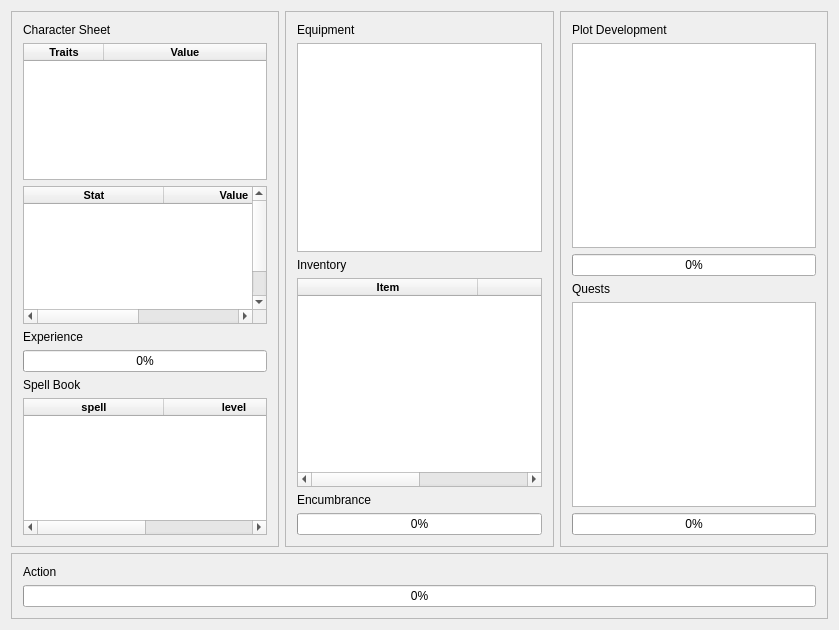
<?xml version="1.0" encoding="UTF-8"?>
<ui version="4.0">
 <class>MainWindow</class>
 <widget class="QMainWindow" name="MainWindow">
  <property name="geometry">
   <rect>
    <x>0</x>
    <y>0</y>
    <width>839</width>
    <height>630</height>
   </rect>
  </property>
  <property name="windowTitle">
   <string>Progress Quest 7</string>
  </property>
  <property name="windowIcon">
   <iconset>
    <normaloff>crossed_swords_sm.gif</normaloff>crossed_swords_sm.gif</iconset>
  </property>
  <widget class="QWidget" name="centralWidget">
   <layout class="QGridLayout" name="gridLayout_2">
    <item row="0" column="3">
     <widget class="QFrame" name="frm_story">
      <property name="focusPolicy">
       <enum>Qt::NoFocus</enum>
      </property>
      <property name="frameShape">
       <enum>QFrame::StyledPanel</enum>
      </property>
      <property name="frameShadow">
       <enum>QFrame::Raised</enum>
      </property>
      <layout class="QVBoxLayout" name="verticalLayout_4">
       <item>
        <widget class="QLabel" name="lbl_plot">
         <property name="focusPolicy">
          <enum>Qt::NoFocus</enum>
         </property>
         <property name="text">
          <string>Plot Development</string>
         </property>
        </widget>
       </item>
       <item>
        <widget class="QListWidget" name="lst_plot">
         <property name="focusPolicy">
          <enum>Qt::NoFocus</enum>
         </property>
         <property name="selectionBehavior">
          <enum>QAbstractItemView::SelectItems</enum>
         </property>
         <property name="viewMode">
          <enum>QListView::ListMode</enum>
         </property>
        </widget>
       </item>
       <item>
        <widget class="QProgressBar" name="pb_plot">
         <property name="focusPolicy">
          <enum>Qt::NoFocus</enum>
         </property>
         <property name="value">
          <number>0</number>
         </property>
        </widget>
       </item>
       <item>
        <widget class="QLabel" name="lbl_quests">
         <property name="focusPolicy">
          <enum>Qt::NoFocus</enum>
         </property>
         <property name="text">
          <string>Quests</string>
         </property>
        </widget>
       </item>
       <item>
        <widget class="QListWidget" name="lst_quests">
         <property name="focusPolicy">
          <enum>Qt::NoFocus</enum>
         </property>
        </widget>
       </item>
       <item>
        <widget class="QProgressBar" name="pb_quest">
         <property name="focusPolicy">
          <enum>Qt::NoFocus</enum>
         </property>
         <property name="value">
          <number>0</number>
         </property>
        </widget>
       </item>
      </layout>
     </widget>
    </item>
    <item row="0" column="2">
     <widget class="QFrame" name="frm_inventory">
      <property name="focusPolicy">
       <enum>Qt::NoFocus</enum>
      </property>
      <property name="frameShape">
       <enum>QFrame::StyledPanel</enum>
      </property>
      <property name="frameShadow">
       <enum>QFrame::Raised</enum>
      </property>
      <layout class="QVBoxLayout" name="verticalLayout_3">
       <item>
        <widget class="QLabel" name="lbl_equipment">
         <property name="focusPolicy">
          <enum>Qt::NoFocus</enum>
         </property>
         <property name="text">
          <string>Equipment</string>
         </property>
        </widget>
       </item>
       <item>
        <widget class="QTableWidget" name="tbl_equipment">
         <property name="font">
          <font>
           <family>Arial</family>
           <pointsize>8</pointsize>
           <weight>50</weight>
           <bold>false</bold>
          </font>
         </property>
         <property name="focusPolicy">
          <enum>Qt::NoFocus</enum>
         </property>
         <property name="tabKeyNavigation">
          <bool>false</bool>
         </property>
         <property name="showDropIndicator" stdset="0">
          <bool>false</bool>
         </property>
         <property name="selectionMode">
          <enum>QAbstractItemView::NoSelection</enum>
         </property>
         <property name="showGrid">
          <bool>false</bool>
         </property>
         <property name="gridStyle">
          <enum>Qt::NoPen</enum>
         </property>
         <property name="wordWrap">
          <bool>false</bool>
         </property>
         <property name="cornerButtonEnabled">
          <bool>false</bool>
         </property>
         <attribute name="horizontalHeaderVisible">
          <bool>false</bool>
         </attribute>
         <attribute name="horizontalHeaderCascadingSectionResizes">
          <bool>true</bool>
         </attribute>
         <attribute name="horizontalHeaderDefaultSectionSize">
          <number>80</number>
         </attribute>
         <attribute name="horizontalHeaderHighlightSections">
          <bool>false</bool>
         </attribute>
         <attribute name="horizontalHeaderStretchLastSection">
          <bool>true</bool>
         </attribute>
         <attribute name="verticalHeaderVisible">
          <bool>false</bool>
         </attribute>
         <attribute name="verticalHeaderCascadingSectionResizes">
          <bool>true</bool>
         </attribute>
         <attribute name="verticalHeaderDefaultSectionSize">
          <number>12</number>
         </attribute>
         <attribute name="verticalHeaderHighlightSections">
          <bool>false</bool>
         </attribute>
         <attribute name="verticalHeaderMinimumSectionSize">
          <number>6</number>
         </attribute>
         <attribute name="verticalHeaderStretchLastSection">
          <bool>false</bool>
         </attribute>
         <column>
          <property name="text">
           <string>Peice</string>
          </property>
          <property name="font">
           <font>
            <family>Arial</family>
            <pointsize>8</pointsize>
            <weight>75</weight>
            <bold>true</bold>
           </font>
          </property>
         </column>
         <column>
          <property name="text">
           <string>Equiped</string>
          </property>
          <property name="font">
           <font>
            <family>Arial</family>
            <pointsize>8</pointsize>
            <weight>75</weight>
            <bold>true</bold>
           </font>
          </property>
         </column>
        </widget>
       </item>
       <item>
        <widget class="QLabel" name="lbl_inventory">
         <property name="focusPolicy">
          <enum>Qt::NoFocus</enum>
         </property>
         <property name="text">
          <string>Inventory</string>
         </property>
        </widget>
       </item>
       <item>
        <widget class="QTableWidget" name="tbl_inventory">
         <property name="font">
          <font>
           <family>Arial</family>
           <pointsize>8</pointsize>
           <weight>50</weight>
           <bold>false</bold>
          </font>
         </property>
         <property name="focusPolicy">
          <enum>Qt::NoFocus</enum>
         </property>
         <property name="tabKeyNavigation">
          <bool>false</bool>
         </property>
         <property name="showDropIndicator" stdset="0">
          <bool>false</bool>
         </property>
         <property name="selectionMode">
          <enum>QAbstractItemView::NoSelection</enum>
         </property>
         <property name="showGrid">
          <bool>false</bool>
         </property>
         <property name="gridStyle">
          <enum>Qt::NoPen</enum>
         </property>
         <property name="wordWrap">
          <bool>false</bool>
         </property>
         <property name="cornerButtonEnabled">
          <bool>false</bool>
         </property>
         <attribute name="horizontalHeaderCascadingSectionResizes">
          <bool>true</bool>
         </attribute>
         <attribute name="horizontalHeaderDefaultSectionSize">
          <number>180</number>
         </attribute>
         <attribute name="horizontalHeaderHighlightSections">
          <bool>false</bool>
         </attribute>
         <attribute name="horizontalHeaderStretchLastSection">
          <bool>true</bool>
         </attribute>
         <attribute name="verticalHeaderVisible">
          <bool>false</bool>
         </attribute>
         <attribute name="verticalHeaderCascadingSectionResizes">
          <bool>true</bool>
         </attribute>
         <attribute name="verticalHeaderDefaultSectionSize">
          <number>12</number>
         </attribute>
         <attribute name="verticalHeaderHighlightSections">
          <bool>false</bool>
         </attribute>
         <attribute name="verticalHeaderMinimumSectionSize">
          <number>6</number>
         </attribute>
         <attribute name="verticalHeaderStretchLastSection">
          <bool>false</bool>
         </attribute>
         <column>
          <property name="text">
           <string>Item</string>
          </property>
          <property name="font">
           <font>
            <family>Arial</family>
            <pointsize>8</pointsize>
            <weight>75</weight>
            <bold>true</bold>
           </font>
          </property>
         </column>
         <column>
          <property name="text">
           <string>Quantity</string>
          </property>
          <property name="font">
           <font>
            <family>Arial</family>
            <pointsize>8</pointsize>
            <weight>75</weight>
            <bold>true</bold>
           </font>
          </property>
         </column>
        </widget>
       </item>
       <item>
        <widget class="QLabel" name="lbl_encumbrance">
         <property name="focusPolicy">
          <enum>Qt::NoFocus</enum>
         </property>
         <property name="text">
          <string>Encumbrance</string>
         </property>
        </widget>
       </item>
       <item>
        <widget class="QProgressBar" name="pb_encumbrance">
         <property name="focusPolicy">
          <enum>Qt::NoFocus</enum>
         </property>
         <property name="value">
          <number>0</number>
         </property>
        </widget>
       </item>
      </layout>
     </widget>
    </item>
    <item row="1" column="1" colspan="3">
     <widget class="QFrame" name="frm_action">
      <property name="focusPolicy">
       <enum>Qt::NoFocus</enum>
      </property>
      <property name="frameShape">
       <enum>QFrame::StyledPanel</enum>
      </property>
      <property name="frameShadow">
       <enum>QFrame::Raised</enum>
      </property>
      <layout class="QVBoxLayout" name="verticalLayout_2">
       <item>
        <widget class="QLabel" name="lbl_action">
         <property name="focusPolicy">
          <enum>Qt::NoFocus</enum>
         </property>
         <property name="text">
          <string>Action</string>
         </property>
        </widget>
       </item>
       <item>
        <widget class="QProgressBar" name="pb_action">
         <property name="focusPolicy">
          <enum>Qt::NoFocus</enum>
         </property>
         <property name="value">
          <number>0</number>
         </property>
        </widget>
       </item>
      </layout>
     </widget>
    </item>
    <item row="0" column="1">
     <widget class="QFrame" name="frm_char">
      <property name="focusPolicy">
       <enum>Qt::NoFocus</enum>
      </property>
      <property name="frameShape">
       <enum>QFrame::StyledPanel</enum>
      </property>
      <property name="frameShadow">
       <enum>QFrame::Raised</enum>
      </property>
      <layout class="QVBoxLayout" name="verticalLayout">
       <item>
        <widget class="QLabel" name="lbl_char">
         <property name="focusPolicy">
          <enum>Qt::NoFocus</enum>
         </property>
         <property name="text">
          <string>Character Sheet</string>
         </property>
        </widget>
       </item>
       <item>
        <widget class="QTableWidget" name="tbl_traits">
         <property name="maximumSize">
          <size>
           <width>16777215</width>
           <height>200</height>
          </size>
         </property>
         <property name="font">
          <font>
           <family>Arial</family>
           <pointsize>8</pointsize>
           <weight>50</weight>
           <bold>false</bold>
          </font>
         </property>
         <property name="focusPolicy">
          <enum>Qt::NoFocus</enum>
         </property>
         <property name="tabKeyNavigation">
          <bool>false</bool>
         </property>
         <property name="showDropIndicator" stdset="0">
          <bool>false</bool>
         </property>
         <property name="selectionMode">
          <enum>QAbstractItemView::NoSelection</enum>
         </property>
         <property name="showGrid">
          <bool>false</bool>
         </property>
         <property name="gridStyle">
          <enum>Qt::NoPen</enum>
         </property>
         <property name="wordWrap">
          <bool>false</bool>
         </property>
         <property name="cornerButtonEnabled">
          <bool>false</bool>
         </property>
         <attribute name="horizontalHeaderCascadingSectionResizes">
          <bool>true</bool>
         </attribute>
         <attribute name="horizontalHeaderDefaultSectionSize">
          <number>80</number>
         </attribute>
         <attribute name="horizontalHeaderHighlightSections">
          <bool>false</bool>
         </attribute>
         <attribute name="horizontalHeaderStretchLastSection">
          <bool>true</bool>
         </attribute>
         <attribute name="verticalHeaderVisible">
          <bool>false</bool>
         </attribute>
         <attribute name="verticalHeaderCascadingSectionResizes">
          <bool>true</bool>
         </attribute>
         <attribute name="verticalHeaderDefaultSectionSize">
          <number>12</number>
         </attribute>
         <attribute name="verticalHeaderHighlightSections">
          <bool>false</bool>
         </attribute>
         <attribute name="verticalHeaderMinimumSectionSize">
          <number>6</number>
         </attribute>
         <attribute name="verticalHeaderStretchLastSection">
          <bool>false</bool>
         </attribute>
         <row>
          <property name="text">
           <string>New Row</string>
          </property>
          <property name="font">
           <font>
            <family>Arial</family>
            <pointsize>8</pointsize>
           </font>
          </property>
         </row>
         <row>
          <property name="text">
           <string>New Row</string>
          </property>
          <property name="font">
           <font>
            <family>Arial</family>
            <pointsize>8</pointsize>
           </font>
          </property>
         </row>
         <row>
          <property name="text">
           <string>New Row</string>
          </property>
          <property name="font">
           <font>
            <family>Arial</family>
            <pointsize>8</pointsize>
           </font>
          </property>
         </row>
         <row>
          <property name="text">
           <string>New Row</string>
          </property>
          <property name="font">
           <font>
            <family>Arial</family>
            <pointsize>8</pointsize>
           </font>
          </property>
         </row>
         <column>
          <property name="text">
           <string>Traits</string>
          </property>
          <property name="font">
           <font>
            <family>Arial</family>
            <pointsize>8</pointsize>
            <weight>75</weight>
            <bold>true</bold>
           </font>
          </property>
         </column>
         <column>
          <property name="text">
           <string>Value</string>
          </property>
          <property name="font">
           <font>
            <family>Arial</family>
            <pointsize>8</pointsize>
            <weight>75</weight>
            <bold>true</bold>
           </font>
          </property>
         </column>
        </widget>
       </item>
       <item>
        <widget class="QTableWidget" name="tbl_stats">
         <property name="font">
          <font>
           <family>Arial</family>
           <pointsize>8</pointsize>
           <weight>50</weight>
           <bold>false</bold>
          </font>
         </property>
         <property name="focusPolicy">
          <enum>Qt::NoFocus</enum>
         </property>
         <property name="tabKeyNavigation">
          <bool>false</bool>
         </property>
         <property name="showDropIndicator" stdset="0">
          <bool>false</bool>
         </property>
         <property name="selectionMode">
          <enum>QAbstractItemView::NoSelection</enum>
         </property>
         <property name="showGrid">
          <bool>false</bool>
         </property>
         <property name="gridStyle">
          <enum>Qt::NoPen</enum>
         </property>
         <property name="wordWrap">
          <bool>false</bool>
         </property>
         <property name="cornerButtonEnabled">
          <bool>false</bool>
         </property>
         <attribute name="horizontalHeaderCascadingSectionResizes">
          <bool>true</bool>
         </attribute>
         <attribute name="horizontalHeaderDefaultSectionSize">
          <number>140</number>
         </attribute>
         <attribute name="horizontalHeaderHighlightSections">
          <bool>false</bool>
         </attribute>
         <attribute name="horizontalHeaderStretchLastSection">
          <bool>true</bool>
         </attribute>
         <attribute name="verticalHeaderVisible">
          <bool>false</bool>
         </attribute>
         <attribute name="verticalHeaderCascadingSectionResizes">
          <bool>true</bool>
         </attribute>
         <attribute name="verticalHeaderDefaultSectionSize">
          <number>12</number>
         </attribute>
         <attribute name="verticalHeaderHighlightSections">
          <bool>false</bool>
         </attribute>
         <attribute name="verticalHeaderMinimumSectionSize">
          <number>6</number>
         </attribute>
         <attribute name="verticalHeaderStretchLastSection">
          <bool>false</bool>
         </attribute>
         <row>
          <property name="text">
           <string>New Row</string>
          </property>
          <property name="font">
           <font>
            <family>Arial</family>
            <pointsize>8</pointsize>
           </font>
          </property>
         </row>
         <row>
          <property name="text">
           <string>New Row</string>
          </property>
          <property name="font">
           <font>
            <family>Arial</family>
            <pointsize>8</pointsize>
           </font>
          </property>
         </row>
         <row>
          <property name="text">
           <string>New Row</string>
          </property>
          <property name="font">
           <font>
            <family>Arial</family>
            <pointsize>8</pointsize>
           </font>
          </property>
         </row>
         <row>
          <property name="text">
           <string>New Row</string>
          </property>
          <property name="font">
           <font>
            <family>Arial</family>
            <pointsize>8</pointsize>
           </font>
          </property>
         </row>
         <row>
          <property name="text">
           <string>New Row</string>
          </property>
          <property name="font">
           <font>
            <family>Arial</family>
            <pointsize>8</pointsize>
           </font>
          </property>
         </row>
         <row>
          <property name="text">
           <string>New Row</string>
          </property>
          <property name="font">
           <font>
            <family>Arial</family>
            <pointsize>8</pointsize>
           </font>
          </property>
         </row>
         <row>
          <property name="text">
           <string>New Row</string>
          </property>
          <property name="font">
           <font>
            <family>Arial</family>
            <pointsize>8</pointsize>
           </font>
          </property>
         </row>
         <row>
          <property name="text">
           <string>New Row</string>
          </property>
          <property name="font">
           <font>
            <family>Arial</family>
            <pointsize>8</pointsize>
           </font>
          </property>
         </row>
         <column>
          <property name="text">
           <string>Stat</string>
          </property>
          <property name="font">
           <font>
            <family>Arial</family>
            <pointsize>8</pointsize>
            <weight>75</weight>
            <bold>true</bold>
           </font>
          </property>
         </column>
         <column>
          <property name="text">
           <string>Value</string>
          </property>
          <property name="font">
           <font>
            <family>Arial</family>
            <pointsize>8</pointsize>
            <weight>75</weight>
            <bold>true</bold>
           </font>
          </property>
         </column>
         <item row="0" column="0">
          <property name="text">
           <string/>
          </property>
          <property name="background">
           <brush brushstyle="NoBrush">
            <color alpha="255">
             <red>0</red>
             <green>0</green>
             <blue>0</blue>
            </color>
           </brush>
          </property>
         </item>
         <item row="0" column="1">
          <property name="text">
           <string/>
          </property>
          <property name="font">
           <font>
            <family>Arial</family>
            <pointsize>8</pointsize>
           </font>
          </property>
         </item>
        </widget>
       </item>
       <item>
        <widget class="QLabel" name="lbl_xp">
         <property name="focusPolicy">
          <enum>Qt::NoFocus</enum>
         </property>
         <property name="text">
          <string>Experience</string>
         </property>
        </widget>
       </item>
       <item>
        <widget class="QProgressBar" name="pb_experience">
         <property name="focusPolicy">
          <enum>Qt::NoFocus</enum>
         </property>
         <property name="value">
          <number>0</number>
         </property>
        </widget>
       </item>
       <item>
        <widget class="QLabel" name="lbl_spells">
         <property name="focusPolicy">
          <enum>Qt::NoFocus</enum>
         </property>
         <property name="text">
          <string>Spell Book</string>
         </property>
        </widget>
       </item>
       <item>
        <widget class="QTableWidget" name="tbl_spells">
         <property name="font">
          <font>
           <family>Arial</family>
           <pointsize>8</pointsize>
           <weight>50</weight>
           <bold>false</bold>
          </font>
         </property>
         <property name="focusPolicy">
          <enum>Qt::NoFocus</enum>
         </property>
         <property name="tabKeyNavigation">
          <bool>false</bool>
         </property>
         <property name="showDropIndicator" stdset="0">
          <bool>false</bool>
         </property>
         <property name="selectionMode">
          <enum>QAbstractItemView::NoSelection</enum>
         </property>
         <property name="showGrid">
          <bool>false</bool>
         </property>
         <property name="gridStyle">
          <enum>Qt::NoPen</enum>
         </property>
         <property name="wordWrap">
          <bool>false</bool>
         </property>
         <property name="cornerButtonEnabled">
          <bool>false</bool>
         </property>
         <attribute name="horizontalHeaderCascadingSectionResizes">
          <bool>true</bool>
         </attribute>
         <attribute name="horizontalHeaderDefaultSectionSize">
          <number>140</number>
         </attribute>
         <attribute name="horizontalHeaderHighlightSections">
          <bool>false</bool>
         </attribute>
         <attribute name="horizontalHeaderStretchLastSection">
          <bool>true</bool>
         </attribute>
         <attribute name="verticalHeaderVisible">
          <bool>false</bool>
         </attribute>
         <attribute name="verticalHeaderCascadingSectionResizes">
          <bool>true</bool>
         </attribute>
         <attribute name="verticalHeaderDefaultSectionSize">
          <number>12</number>
         </attribute>
         <attribute name="verticalHeaderHighlightSections">
          <bool>false</bool>
         </attribute>
         <attribute name="verticalHeaderMinimumSectionSize">
          <number>6</number>
         </attribute>
         <attribute name="verticalHeaderStretchLastSection">
          <bool>false</bool>
         </attribute>
         <column>
          <property name="text">
           <string>spell</string>
          </property>
          <property name="font">
           <font>
            <family>Arial</family>
            <pointsize>8</pointsize>
            <weight>75</weight>
            <bold>true</bold>
           </font>
          </property>
         </column>
         <column>
          <property name="text">
           <string>level</string>
          </property>
          <property name="font">
           <font>
            <family>Arial</family>
            <pointsize>8</pointsize>
            <weight>75</weight>
            <bold>true</bold>
           </font>
          </property>
         </column>
        </widget>
       </item>
      </layout>
     </widget>
    </item>
   </layout>
  </widget>
 </widget>
 <layoutdefault spacing="6" margin="11"/>
 <resources/>
 <connections/>
</ui>
